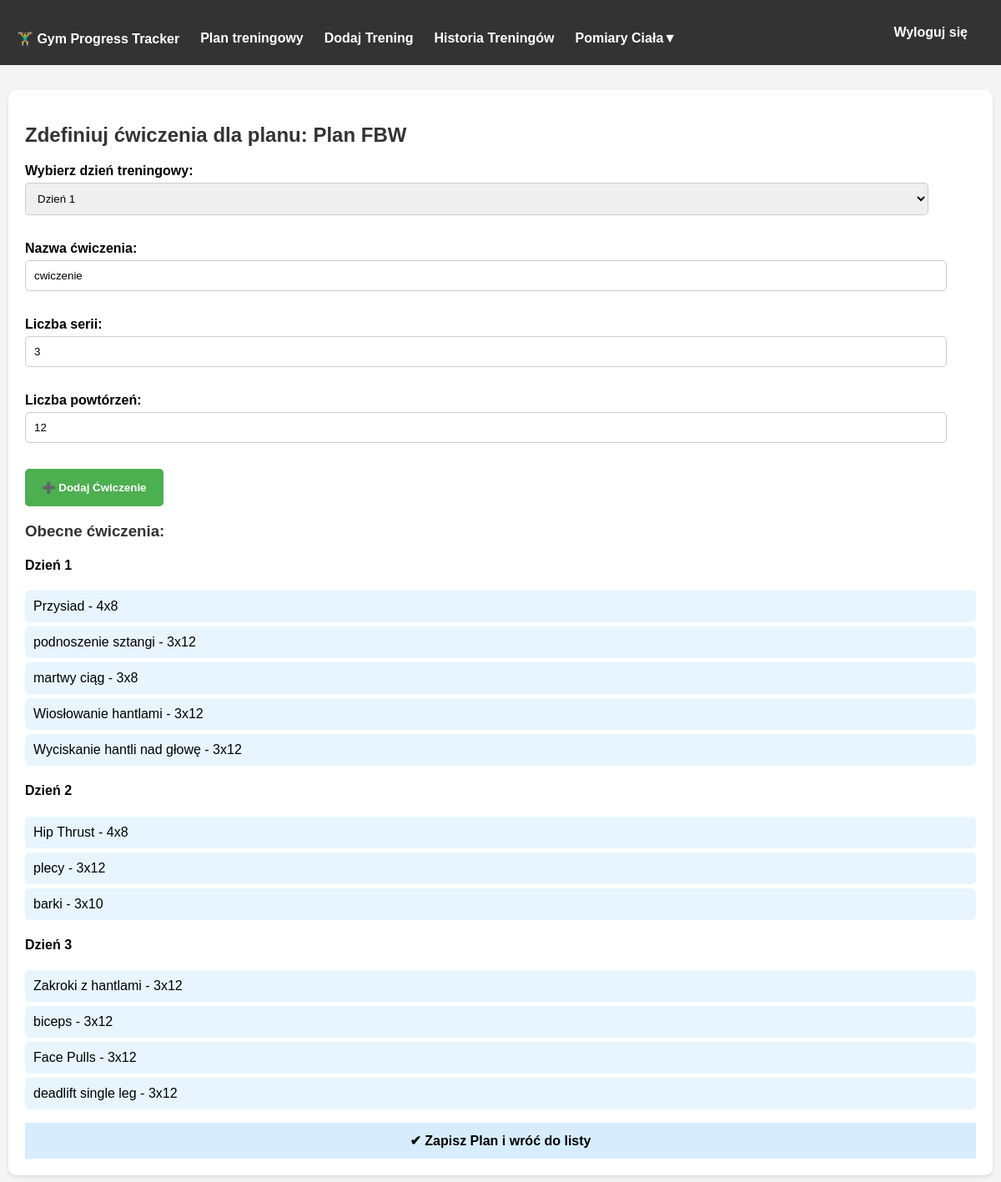
The app's page /zdefiniuj_plan/1/ (signed in) with its own data.
### tracker/models.py (models this page shows, shortened)
class TrainingPlan(models.Model):
    PLAN_TYPE_CHOICES = [
        ('masa', 'Plan na masę'),
        ('redukcja', 'Plan na redukcję'),
        ('utrzymanie', 'Plan na utrzymanie'),
    ]
    user = models.ForeignKey(User, on_delete=models.CASCADE)
    name = models.CharField(max_length=100)
    plan_type = models.CharField(max_length=20, choices=PLAN_TYPE_CHOICES)
    days_per_week = models.IntegerField(
        validators=[MinValueValidator(1), MaxValueValidator(7)],
        verbose_name='Dni treningowe w tygodniu'
    )

class TrainingDay(models.Model):
    plan = models.ForeignKey("TrainingPlan", on_delete=models.CASCADE, related_name="training_days")
    day_number = models.IntegerField()

class Exercise(models.Model):
    training_day = models.ForeignKey(TrainingDay, on_delete=models.CASCADE, null=True, blank=True, related_name='exercises')
    nazwa = models.CharField(max_length=100, verbose_name="Nazwa ćwiczenia", default="cwiczenie")
    serie = models.IntegerField(verbose_name="Liczba serii", default= 3)
    powtorzenia = models.IntegerField(verbose_name="Liczba powtórzeń", default= 12)

### tracker/views.py (the view, shortened to what this page needs)
# urls.py: path('zdefiniuj_plan/<int:plan_id>/', define_training_plan, name='define_training_plan'),
@login_required
def define_training_plan(request, plan_id):
    plan = get_object_or_404(TrainingPlan, id=plan_id)
    training_days = plan.training_days.all()
    form = ExerciseForm()
    return render(request, 'tracker/define_training_plan.html', {'form': form, 'plan': plan, 'training_days': training_days})

### tracker/forms.py
class ExerciseForm(forms.ModelForm):
    class Meta:
        model = Exercise
        fields = ["nazwa", "serie", "powtorzenia"]
        labels = {
            "nazwa": "Nazwa ćwiczenia",
            "serie": "Liczba serii",
            "powtorzenia": "Liczba powtórzeń",
        }

### tracker/templates/tracker/define_training_plan.html (shortened to what this page needs)
{% extends "tracker/base.html" %}
{% block content %}
<div class="form-container">
    <h2>Zdefiniuj ćwiczenia dla planu: {{ plan.name }}</h2>
    <form method="post">
        <label for="training_day">Wybierz dzień treningowy:</label>
        <select name="training_day" id="training_day" required>
            {% for day in training_days %}
                <option value="{{ day.id }}">Dzień {{ day.day_number }}</option>
            {% endfor %}
        </select>
        {{ form.as_p }}
        <button type="submit" class="btn btn-success">
            ➕ Dodaj Ćwiczenie
        </button>
    </form>
    <h3>Obecne ćwiczenia:</h3>
    {% for day in training_days %}
        <h4>Dzień {{ day.day_number }}</h4>
        <ul>
            {% for exercise in day.exercises.all %}
                <li>{{ exercise.nazwa }} - {{ exercise.serie }}x{{ exercise.powtorzenia }}</li>
            {% empty %}
                <li>Brak ćwiczeń</li>
            {% endfor %}
        </ul>
    {% endfor %}
    <a href="{% url 'training_plans' %}" class="btn btn-primary mt-3">
        ✔ Zapisz Plan i wróć do listy
    </a>
</div>
{% endblock %}

### records on screen
TrainingPlan: name "Plan FBW"
TrainingDay: day_number "1"
Exercise: nazwa "Przysiad", serie "4", powtorzenia "8"
Exercise: nazwa "podnoszenie sztangi", serie "3", powtorzenia "12"
Exercise: nazwa "martwy ciąg", serie "3", powtorzenia "8"
Exercise: nazwa "Wiosłowanie hantlami", serie "3", powtorzenia "12"
Exercise: nazwa "Wyciskanie hantli nad głowę", serie "3", powtorzenia "12"
TrainingDay: day_number "2"
Exercise: nazwa "Hip Thrust", serie "4", powtorzenia "8"
Exercise: nazwa "plecy", serie "3", powtorzenia "12"
Exercise: nazwa "barki", serie "3", powtorzenia "10"
TrainingDay: day_number "3"
Exercise: nazwa "Zakroki z hantlami", serie "3", powtorzenia "12"
Exercise: nazwa "biceps", serie "3", powtorzenia "12"
Exercise: nazwa "Face Pulls", serie "3", powtorzenia "12"
Exercise: nazwa "deadlift single leg", serie "3", powtorzenia "12"
